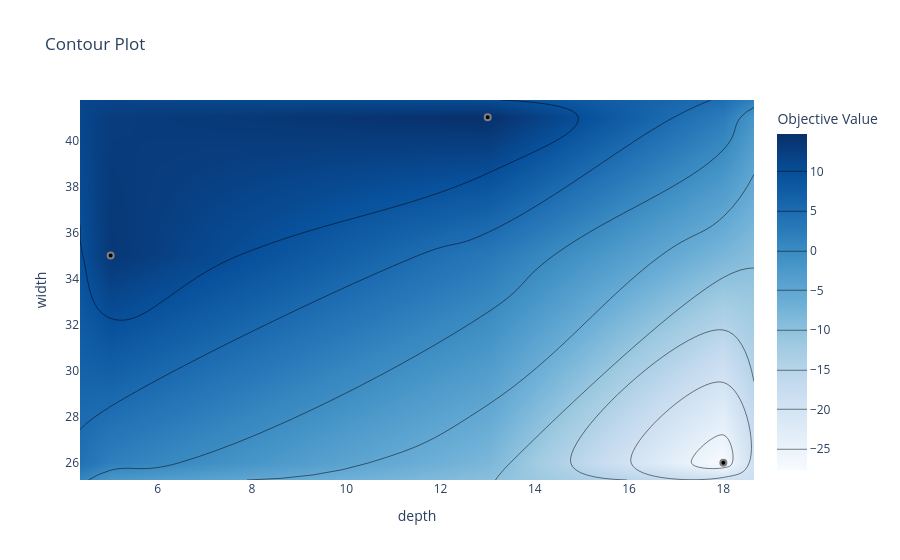

The cell this chart's notebook holds for it:
### Code cell
optuna.visualization.plot_contour(study, ['width', 'depth'])

### Figure 1 — Plotly figure (JSON) as saved in the notebook; plotly's stock layout.template omitted (floating-point values rounded to 4 significant figures)
{"data": [{"colorbar": {"title": {"text": "Objective Value"}}, "colorscale": [[0, "rgb(247,251,255)"], [0.125, "rgb(222,235,247)"], [0.25, "rgb(198,219,239)"], [0.375, "rgb(158,202,225)"], [0.5, "rgb(107,174,214)"], [0.625, "rgb(66,146,198)"], [0.75, "rgb(33,113,181)"], [0.875, "rgb(8,81,156)"], [1, "rgb(8,48,107)"]], "connectgaps": true, "contours": {"coloring": "heatmap"}, "hoverinfo": "none", "line": {"smoothing": 1.3}, "reversescale": false, "type": "contour", "x": [4.35, 5, 13, 18, 18.65], "y": [25.25, 26, 35, 41, 41.75], "z": [[null, null, null, null, null], [null, null, null, -27.65, null], [null, 13.57, null, null, null], [null, null, 14.73, null, null], [null, null, null, null, null]]}, {"marker": {"color": "black", "line": {"color": "Gray", "width": 2}}, "mode": "markers", "name": "Feasible Trial", "showlegend": false, "type": "scatter", "x": [18, 5, 13], "y": [26, 35, 41]}, {"marker": {"color": "#cccccc", "line": {"color": "Gray", "width": 2}}, "mode": "markers", "name": "Infeasible Trial", "showlegend": false, "type": "scatter", "x": [], "y": []}], "layout": {"title": {"text": "Contour Plot"}, "xaxis": {"range": [4.35, 18.65], "title": {"text": "depth"}}, "yaxis": {"range": [25.25, 41.75], "title": {"text": "width"}}}}
